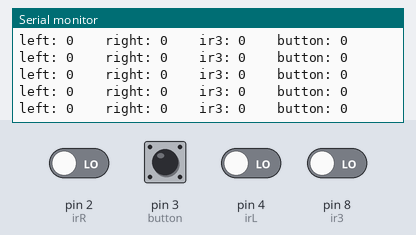
Bench run of a sketch on a simulated Arduino Uno, built with avr-gcc and run on an emulated ATmega328P. Parts: the last lines printed to the serial monitor. The test bench sets the inputs (shaded band); at power-on: pin 2 (irR), pin 3 (button), pin 4 (irL), pin 8 (ir3) LOW.

Above: at 1.2 s.
1.3 s: pin 2 (irR) driven HIGH
At 1.39 s:
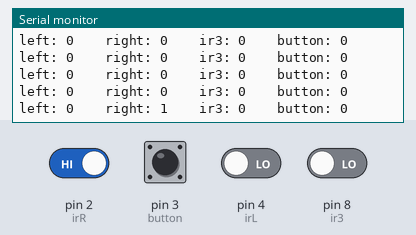
4.3 s: pin 3 (button) pulled HIGH for 0.15 s
At 4.37 s:
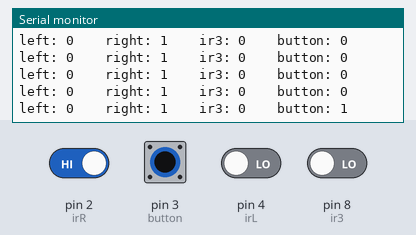
7.4 s: pin 4 (irL) driven HIGH
At 7.52 s:
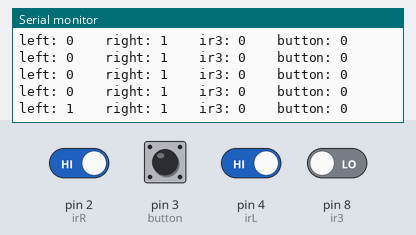
10.4 s: pin 8 (ir3) driven HIGH
At 10.5 s:
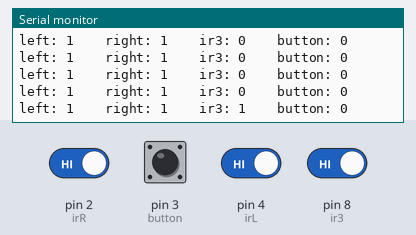
13.4 s: pin 3 (button) pulled HIGH for 1 s
At 13.47 s:
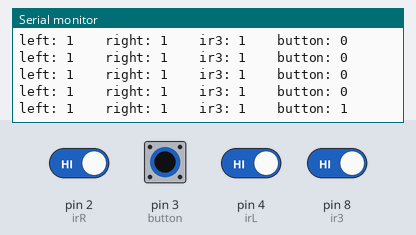
17.4 s: pin 2 (irR) driven LOW
At 17.5 s:
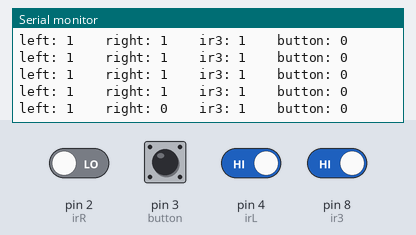

The sketch:

ir_calibration.ino
```cpp
int irR = 2;
int irL = 4;
int ir3 = 8;
int button = 3;

void setup() {
  // put your setup code here, to run once:
  pinMode(irR, INPUT);
  pinMode(irL, INPUT);
  pinMode(ir3, INPUT);
  pinMode(button, INPUT);

  Serial.begin(9600);
}

void loop() {
  // put your main code here, to run repeatedly:
  Serial.print("left: ");
  Serial.print(digitalRead(irL));

  Serial.print("    right: ");
  Serial.print(digitalRead(irR));

  Serial.print("    ir3: ");
  Serial.print(digitalRead(ir3));

  Serial.print("    button: ");
  Serial.println(digitalRead(button));
}
```

Measured:
- after the input at 1.3 s, the serial monitor: prints a new line after 0.07 s (image 1)
- after the input at 4.3 s, the serial monitor: prints a new line after 0.05 s (image 2)
- after the input at 7.4 s, the serial monitor: prints a new line after 0.10 s (image 3)
- after the input at 10.4 s, the serial monitor: prints a new line after 0.08 s (image 4)
- after the input at 13.4 s, the serial monitor: prints a new line after 0.05 s (image 5)
- after the input at 17.4 s, the serial monitor: prints a new line after 0.08 s (image 6)
